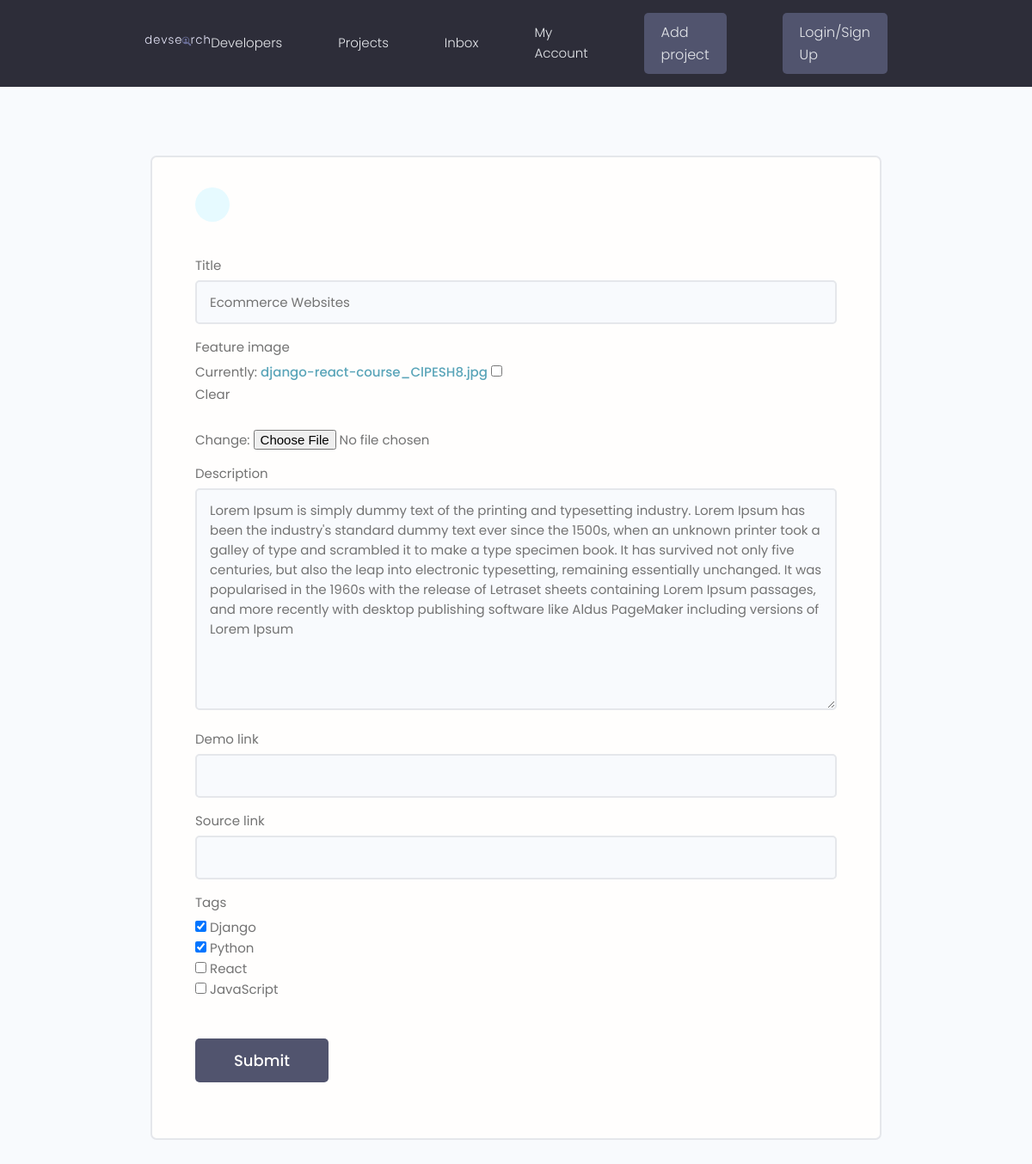
The app's page /projects/update-project/d6493c898c98496bb4ee9ae14bb8decb/, older data.
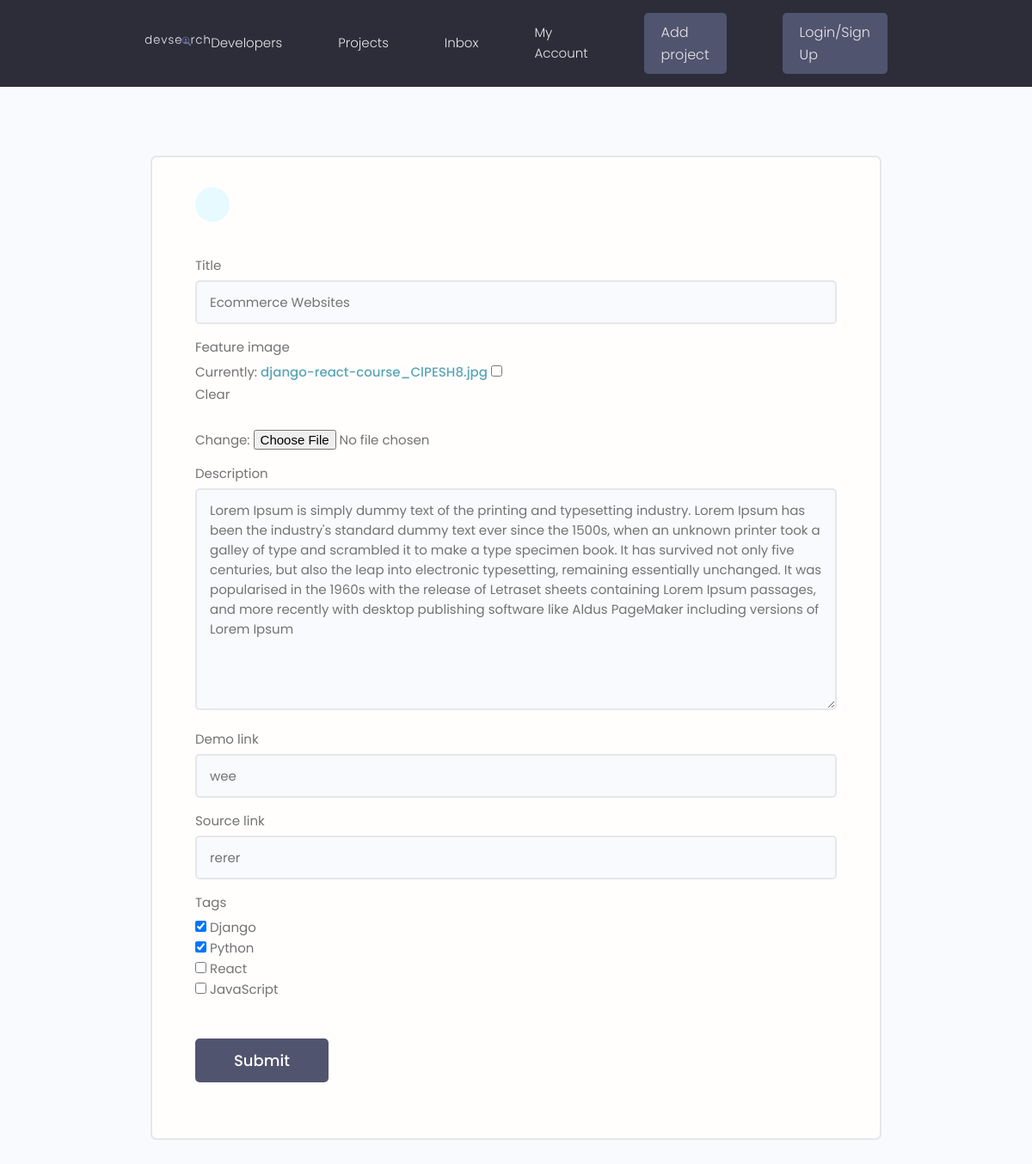
The same page, newer data.
### dev_apps/models.py (models this page shows, shortened)
class Project(models.Model):
    owner = models.ForeignKey(Profile, null=True, blank=True, on_delete=models.SET_NULL) # many to one relationship Profile(parent)--> Project(child)
    title = models.CharField(max_length=200)
    description = models.TextField(null=True, blank=True)
    feature_image = models.ImageField(null=True, blank=True, default="default.jpg")
    demo_link = models.CharField(max_length=2000, null=True, blank=True)
    source_link = models.CharField(max_length=2000, null=True, blank=True)
    tags = models.ManyToManyField('Tag', blank=True) #many-to-many relationship Project-->>Tag, remember you do not need to do quotes if the tag model is up here.
    vote_total = models.IntegerField(default=0, null=True, blank=True)
    vote_ratio = models.IntegerField(default=0, null=True, blank=True)
    created = models.DateTimeField(auto_now_add=True)
    id = models.UUIDField(default=uuid.uuid4, unique=True,
                         primary_key=True, editable=False)

### dev_apps/views.py (the view)
# urls.py: path('update-project/<str:pk>/', views.updateProject, name="update-project"),
def updateProject(request, pk):
    project = Project.objects.get(id=pk)
    form = ProjectForm(instance=project)
    if request.method == 'POST':
        form = ProjectForm(request.POST, request.FILES, instance=project)
        if form.is_valid():
            form.save()
            return redirect('projects')
    context = {'form': form}
    return render(request, "dev_apps/project_form.html", context)

### dev_apps/forms.py
class ProjectForm(ModelForm):
    class Meta:
        model = Project
        fields = ['title', 'feature_image', 'description', 'demo_link', 'source_link', 'tags']
        widgets = {
            'tags':forms.CheckboxSelectMultiple(),
        }
    def __init__(self, *args, **kwargs):
        super(ProjectForm, self).__init__(*args, **kwargs) #overide the class attribute of the fields
        for name, field in self.fields.items():
            field.widget.attrs.update({'class':'input'})

### dev_apps/models.py (called while the page is built)
    def __str__(self):
        return self.name

### dev_apps/templates/dev_apps/project_form.html (shortened to what this page needs)
{% extends 'main.html' %}
{% block content %}
<main class="formPage my-xl">
    <div class="content-box">
        <div class="formWrapper">
            <a class="backButton" href="#"></a>
            <br>
            <form class="form" method="POST" enctype="multipart/form-data">
                {% for field in form %}
                <div class="form__field">
                    <label for="formInput#text">{{field.label}} </label>
                    {{field}}
                </div>
                {% endfor %}
                <input class="btn btn--sub btn--lg  my-md" type="submit" value="Submit" />
            </form>
        </div>
    </div>
</main>
{% endblock %}

Row changes from the older to the newer data that the page shows:
changed Project "Ecommerce Websites": demo_link (not shown) → "wee"; source_link (not shown) → "rerer"
